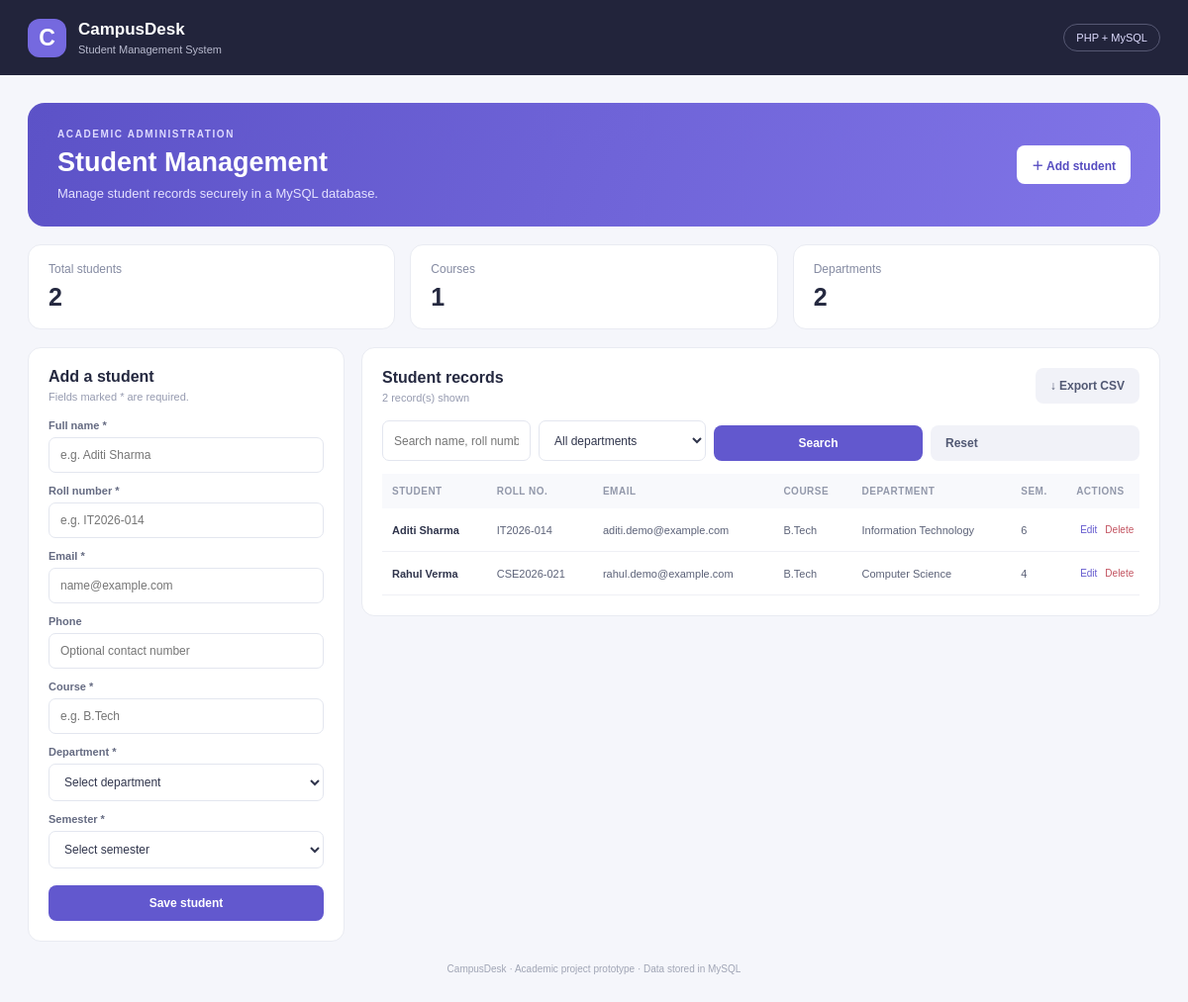
The page / on the database its author committed.
### tables this page shows
CREATE TABLE IF NOT EXISTS students (
  id INT UNSIGNED NOT NULL AUTO_INCREMENT,
  name VARCHAR(100) NOT NULL,
  roll_number VARCHAR(30) NOT NULL,
  email VARCHAR(120) NOT NULL,
  phone VARCHAR(20) DEFAULT NULL,
  course VARCHAR(80) NOT NULL,
  department VARCHAR(80) NOT NULL,
  semester TINYINT UNSIGNED NOT NULL,
  created_at TIMESTAMP NOT NULL DEFAULT CURRENT_TIMESTAMP,
  updated_at TIMESTAMP NOT NULL DEFAULT CURRENT_TIMESTAMP ON UPDATE CURRENT_TIMESTAMP,
  PRIMARY KEY (id),
  UNIQUE KEY uq_students_roll_number (roll_number),
  UNIQUE KEY uq_students_email (email),
  KEY idx_students_department (department),
  CONSTRAINT chk_students_semester CHECK (semester BETWEEN 1 AND 8)
);

### public/index.php (the view, shortened to what this page needs)
<?php
function e($v): string { return htmlspecialchars((string)$v, ENT_QUOTES, 'UTF-8'); }
try {
    $pdo = db();
    $editStudent = null;
    $search = trim($_GET['q'] ?? '');
    $sql = 'SELECT * FROM students WHERE 1=1';
    $params = [];
    $sql .= ' ORDER BY created_at DESC';
    $stmt = $pdo->prepare($sql); $stmt->execute($params); $students = $stmt->fetchAll();
    $total = (int)$pdo->query('SELECT COUNT(*) FROM students')->fetchColumn();
    $courses = (int)$pdo->query('SELECT COUNT(DISTINCT course) FROM students')->fetchColumn();
    $departments = (int)$pdo->query('SELECT COUNT(DISTINCT department) FROM students')->fetchColumn();
} catch (Throwable $ex) {
    $error = $ex->getMessage();
}
$val = fn($key,$default='') => e($editStudent[$key] ?? $default);
?>
<!doctype html>
<html lang="en">
<head>
<link rel="stylesheet" href="style.css">
</head>
<body>
<header class="top"><div class="brand"><span class="logo">C</span><div><b>CampusDesk</b><small>Student Management System</small></div></div><span class="pill">PHP + MySQL</span></header>
<main class="wrap">
<section class="hero"><div><p class="eyebrow">ACADEMIC ADMINISTRATION</p><h1>Student Management</h1><p>Manage student records securely in a MySQL database.</p></div><a class="btn white" href="#student-form">＋ Add student</a></section>
<section class="stats">
<div class="stat"><span>Total students</span><strong><?=isset($total)?$total:0?></strong></div>
<div class="stat"><span>Courses</span><strong><?=isset($courses)?$courses:0?></strong></div>
<div class="stat"><span>Departments</span><strong><?=isset($departments)?$departments:0?></strong></div>
</section>
<div class="layout">
<section class="panel" id="student-form">
<div class="panel-head"><div><h2><?= $editStudent ? 'Edit student' : 'Add a student' ?></h2><p>Fields marked * are required.</p></div><?php if($editStudent): ?><a class="muted-link" href="index.php">Cancel edit</a><?php endif; ?></div>
<form method="post" action="index.php">
<label>Full name *<input name="name" required maxlength="100" value="<?=$val('name')?>" placeholder="e.g. Aditi Sharma"></label>
<label>Roll number *<input name="roll_number" required maxlength="30" value="<?=$val('roll_number')?>" placeholder="e.g. IT2026-014"></label>
<label>Email *<input name="email" type="email" required maxlength="120" value="<?=$val('email')?>" placeholder="name@example.com"></label>
<label>Phone<input name="phone" maxlength="20" value="<?=$val('phone')?>" placeholder="Optional contact number"></label>
<label>Course *<input name="course" required maxlength="80" value="<?=$val('course')?>" placeholder="e.g. B.Tech"></label>
<label>Department *<select name="department" required><option value="">Select department</option></select></label>
<label>Semester *<select name="semester" required><option value="">Select semester</option></select></label>
<button class="btn primary" type="submit"><?=$editStudent?'Update student':'Save student'?></button>
</form>
</section>
<section class="panel records">
<div class="panel-head"><div><h2>Student records</h2><p><?=count($students ?? [])?> record(s) shown</p></div><a class="btn outline" href="index.php?export=csv">↓ Export CSV</a></div>
<form class="filters" method="get">
<input name="q" value="<?=e($search ?? '')?>" placeholder="Search name, roll number or email">
<select name="department"><option value="">All departments</option></select>
<button class="btn primary" type="submit">Search</button><a class="btn outline" href="index.php">Reset</a>
</form>
<div class="table-wrap"><table><thead><tr><th>Student</th><th>Roll no.</th><th>Email</th><th>Course</th><th>Department</th><th>Sem.</th><th>Actions</th></tr></thead><tbody>
<?php foreach(($students ?? []) as $s): ?><tr><td><b><?=e($s['name'])?></b></td><td><?=e($s['roll_number'])?></td><td><?=e($s['email'])?></td><td><?=e($s['course'])?></td><td><?=e($s['department'])?></td><td><?=e($s['semester'])?></td><td class="actions"><a href="index.php?edit=<?=(int)$s['id']?>">Edit</a><form method="post" onsubmit="return confirm('Delete this student record?')"><input type="hidden" name="csrf" value="<?=e($_SESSION['csrf'])?>"><input type="hidden" name="action" value="delete"><input type="hidden" name="id" value="<?=(int)$s['id']?>"><button type="submit">Delete</button></form></td></tr><?php endforeach; ?>
</tbody></table></div>
</section>
</div>
<footer>CampusDesk · Academic project prototype · Data stored in MySQL</footer>
</main>
</body></html>

### public/style.css (style rules this page uses)
* { box-sizing:border-box }
body { margin:0;background:#f5f6fb;color:#252940;font-family:Arial,Helvetica,sans-serif }
.top { height:76px;background:#22243b;color:#fff;padding:0 max(calc((100% - 1450px)/2),28px);display:flex;align-items:center;justify-content:space-between }
.brand { display:flex;align-items:center;gap:12px }
.logo { width:39px;height:39px;background:#7569df;border-radius:12px;display:grid;place-items:center;font-size:23px;font-weight:bold }
.brand b { display:block;font-size:17px }
.brand small { display:block;color:#b9bbcf;font-size:11px;margin-top:4px }
.pill { border:1px solid #565873;border-radius:30px;padding:7px 12px;color:#dedcff;font-size:11px }
.wrap { max-width:1450px;margin:28px auto;padding:0 28px }
.hero { background:linear-gradient(110deg,#5c52c7,#8175e8);padding:26px 30px;border-radius:17px;color:white;display:flex;justify-content:space-between;align-items:center }
.eyebrow { font-size:10px;letter-spacing:1.6px;color:#dedaff;font-weight:bold;margin:0 0 8px }
.hero h1 { font-size:27px;margin:0 0 8px }
.hero p:last-child { margin:0;color:#e5e2ff;font-size:13px }
.btn { display:inline-block;border:0;border-radius:8px;padding:11px 15px;text-decoration:none;font-size:12px;font-weight:bold;cursor:pointer }
.white { background:#fff;color:#554bc0 }
.primary { background:#6258ce;color:white }
.outline { background:#f1f2f8;color:#515873 }
.stats { display:grid;grid-template-columns:repeat(3,1fr);gap:15px;margin:18px 0 }
.stat,.panel { background:#fff;border:1px solid #e9ebf2;border-radius:13px }
.stat { padding:17px 20px }
.stat span { display:block;color:#858ba2;font-size:12px;margin-bottom:7px }
.stat strong { font-size:25px }
.layout { display:grid;grid-template-columns:320px minmax(0,1fr);gap:17px;align-items:start }
.panel { padding:20px }
.panel-head { display:flex;justify-content:space-between;align-items:center;margin-bottom:17px }
.panel-head h2 { font-size:16px;margin:0 0 5px }
.panel-head p { font-size:11px;color:#969bb0;margin:0 }
label { display:block;font-size:11px;font-weight:bold;color:#656b82;margin-bottom:12px }
input,select { display:block;width:100%;margin-top:6px;padding:10px 11px;border:1px solid #e3e6ef;border-radius:7px;background:#fff;color:#30354c;font-size:12px }
form>.btn { width:100%;margin-top:5px }
.filters { display:flex;gap:8px;margin-bottom:13px }
.filters input { flex:1;min-width:150px;margin:0 }
.filters select { width:180px;margin:0 }
.filters .btn { white-space:nowrap }
.table-wrap { overflow-x:auto }
table { border-collapse:collapse;width:100%;min-width:790px }
th { text-align:left;background:#f8f9fc;color:#9298aa;font-size:10px;text-transform:uppercase;letter-spacing:.5px;padding:12px 10px }
td { border-bottom:1px solid #eff0f5;padding:12px 10px;font-size:11px;color:#5c6278 }
td b { color:#30354c }
.actions { white-space:nowrap }
.actions a,.actions button { font-size:10px;text-decoration:none;color:#6258ce;background:none;border:0;padding:4px;cursor:pointer }
.actions form { display:inline }
.actions button { color:#c35461 }
footer { text-align:center;color:#a0a5b5;font-size:10px;padding:22px }

### rows shown on the page
students: name "Aditi Sharma", roll_number "IT2026-014", email "aditi.demo@example.com", course "B.Tech", department "Information Technology", semester "6"
students: name "Rahul Verma", roll_number "CSE2026-021", email "rahul.demo@example.com", course "B.Tech", department "Computer Science", semester "4"

### other values the page prints
$total "2"
$courses "1"
$departments "2"
count($students ?? []) "2"
